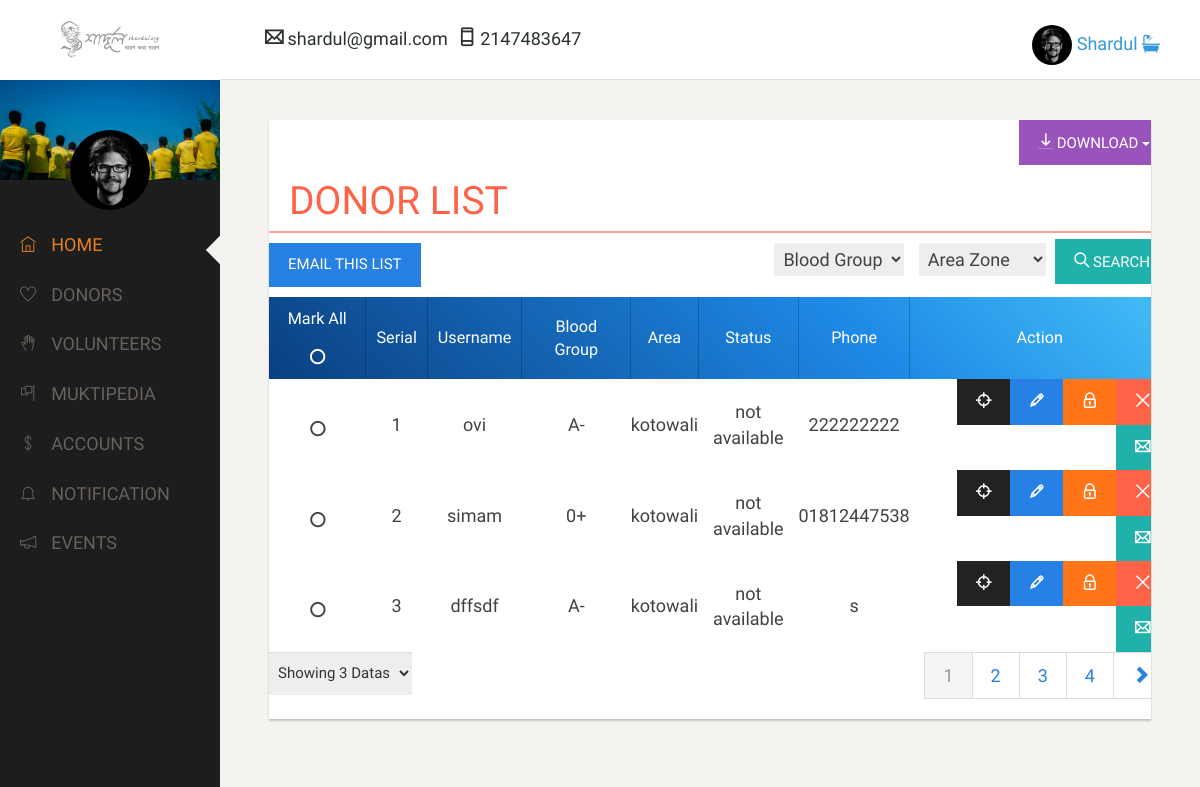
The app's page /views/NO-NAME/Admin/Donors.php (signed in) with its own data.
### tables this page shows
CREATE TABLE `blood_doner` (
  `id` int(111) NOT NULL,
  `user_id` int(111) NOT NULL,
  `blood_group` varchar(111) NOT NULL,
  `area_zone` varchar(111) NOT NULL,
  `last_donate_date` date NOT NULL,
  `prfrbl_time` varchar(111) NOT NULL,
  `gender` varchar(111) NOT NULL,
  `softDelete` varchar(111) NOT NULL DEFAULT 'No',
  `profile_picture` varchar(111) NOT NULL
);

CREATE TABLE `user` (
  `id` int(111) NOT NULL,
  `firstname` varchar(111) NOT NULL,
  `lastname` varchar(111) NOT NULL,
  `email` varchar(111) NOT NULL,
  `phone` varchar(111) NOT NULL,
  `user_name` varchar(111) NOT NULL,
  `password` varchar(111) NOT NULL,
  `address` varchar(111) NOT NULL,
  `softDelete` varchar(111) NOT NULL DEFAULT 'No',
  `role` varchar(111) NOT NULL,
  `dob` text NOT NULL
);

### src/SHARDUL/NO-NAME/Model/Database.php (called while the page is built, shortened)
<?php
class Database
{
public function  __construct()
{
        try{
            $this->dbh = new PDO("mysql:host = localhost;dbname=shardul_db","root","");
        }
        catch(PDOException $error){
            echo "Database Error:".$error->getMessage()."<br>";
            echo "Databse Connection Failed";
        }
}
}

### src/SHARDUL/NO-NAME/WareHouse/AdminStore.php (called while the page is built, shortened)
<?php
class AdminStore extends Admin
{
    public function AdminIndex()
    {
        $AdminID = $_SESSION['Admin'];
        $query = " SELECT * FROM admin WHERE id = '$AdminID'";
        $STH = $this->dbh->query($query);
        $STH->setFetchMode(PDO::FETCH_OBJ);
        return $STH->fetch();
    }
}

### src/SHARDUL/NO-NAME/WareHouse/BloodDonorStore.php (called while the page is built, shortened)
<?php
class BloodDonorStore extends Blood_Donor
{
    public function index()
    {
        try {
            $sql = "SELECT user.*,blood_doner.* FROM user,blood_doner WHERE user.id=blood_doner.user_id ORDER BY blood_doner.id DESC";
            $STH = $this->dbh->query($sql);
            $STH->setFetchMode(PDO::FETCH_OBJ);
            $arrAllData = $STH->fetchAll();
            return $arrAllData;
        } catch (PDOException $e) {
            echo "Error:" . $e->getMessage();
        }
    }
    public function indexPaginator($page=1, $DataPerPage=3){
        $start = (($page-1) * $DataPerPage);
        $sql = "SELECT user.*,blood_doner.* FROM user,blood_doner  WHERE user.id=blood_doner.user_id LIMIT $start,$DataPerPage";
        $STH = $this->dbh->query($sql);
        $STH->setFetchMode(PDO::FETCH_OBJ);
        $arrSomeData  = $STH->fetchAll();
        return $arrSomeData;
    }
}

### views/NO-NAME/Admin/Donors.php (the view, shortened to what this page needs)
<?php
if(isset($_SESSION['Admin']) && !empty($_SESSION['Admin'])){
include_once "dashboard.php";
$objDonorCount = new WareHouse\BloodDonorStore();
$DonorList = $objDonorCount->index();
$recordCount = count($DonorList);
if(isset($_REQUEST['Page'])){
    $page = $_REQUEST['Page'];
}else if(isset($_SESSION['Page'])){
    $page = $_SESSION['Page'];
}else{
    $page = 1;
}
if(isset($_REQUEST['DataPerPage'])){
    $DataPerPage = $_REQUEST['DataPerPage'];
}else if(isset($_SESSION['DataPerPage'])){
    $DataPerPage = $_SESSION['DataPerPage'];
}else{
    $DataPerPage = 3;
}
$pages = ceil($recordCount/$DataPerPage);
$Data2view = $objDonorCount->indexPaginator($page, $DataPerPage);
$serial = (($page-1) * $DataPerPage) +1;
?>
<!doctype html>
<html lang="en">
<head>
</head>
<body>
<div class="main-content container-fluid">
    <div class="table-hold">
        <h1 class="donor-header">Donor List</h1>
        <div class="table-match-width">
            <?php if($AdminInfo->catagory =="Super Admin" || $AdminInfo->catagory =="Donor Admin"){ ?>
            <a href="Bloodemail.php?list=1" class="btn btn-primary match-Sibling" role="button">Email This List</a>
            <?php } ?>
            <form action="Donors.php" class="searchForm" method="get">
                <select name="Bloodgroup" id="bloodgroupsearch">
                    <option  name="noselect">Blood Group</option>
                </select>
                <select name="Zone" id="Addresszonesearch">
                    <option  name="noselect">Area Zone</option>
                </select>
        <button type="submit" name="searchForm" value="" class="btn btn-success"> <span><i class="ti-search"></i> Search</span> </button>
        </form>
        </div>
        <form action="BloodMultipleTrash.php" method="post" id="multiple">
            <div class="table-match-width-absolute">
                <?php if($AdminInfo->catagory =="Super Admin" || $AdminInfo->catagory =="Donor Admin"){ ?>
                <div class="dropdown dropdown-override">
                    <button id="dLabel" type="button" class="btn btn-info btnPosition" data-toggle="dropdown" aria-haspopup="true" aria-expanded="false">
                        <i class="ti-download"></i>
                        Download
                        <span class="caret"></span>
                    </button>
                </div>
                <?php } ?>
            </div>
        <table cellpadding="0" cellspacing="0">
            <tr class="titleHead">
                <?php if($AdminInfo->catagory =="Super Admin" || $AdminInfo->catagory =="Donor Admin"){ ?>
                    <th>Mark All <label><input id="select_all" type="checkbox" value="select all"> <span class="chk_lbl"></span></label></th>
                <?php } ?>
                <th>Serial</th>
                <th>Username</th>
                <th>Blood Group</th>
                <th>Area </th>
                <th>Status </th>
                <th>Phone</th>
                <?php if($AdminInfo->catagory =="Super Admin" || $AdminInfo->catagory =="Donor Admin"){ ?>
                    <th>Action</th>
                <?php } ?>
            </tr>
            <?php
            foreach ($Data2view as $Donor){
                ?>
                <tr>
                    <?php if($AdminInfo->catagory =="Super Admin" || $AdminInfo->catagory =="Donor Admin"){ ?>
                        <td><label><input type='checkbox' class='checkbox' name='mark[]' value='<?php echo $Donor->id ?>'><span class="chk_lbl"></span></label></label></td>
                    <?php } ?>
                    <td><?php echo $serial ?></td>
                    <td><?php echo $Donor->user_name ?></td>
                    <td><?php echo $Donor->blood_group;?></td>
                    <td><?php echo $Donor->area_zone;?></td>
                    <td><?php
                        $nextdate = date("Y-m-d", strtotime("$Donor->last_donate_date +4 month"));
                        $today = date("Y-m-d");
                        if ($nextdate > $today) {
                            $status = "not available";
                        } else {
                            $status = "available";
                        }
                        echo $status ?></td>
                    <td><?php echo $Donor->phone;?></td>
                    <?php if($AdminInfo->catagory =="Super Admin" || $AdminInfo->catagory =="Donor Admin"){ ?>
                        <td class="act">
                            <a href='Bloodview.php?id=<?php echo $Donor->id ?>' class="btn btn-default" title="View"><i class="ti-target"></i></a>
                            <a href='Bloodedit.php?id=<?php echo $Donor->id ?>' class='btn btn-primary' title="Edit"><i class="ti-pencil"></i></a>
                            <?php if($Donor->softDelete=="Yes") {
                                echo "<a href = 'BloodRecover.php?id=$Donor->id' class='btn btn-info' title = 'Activate'><i class='ti-unlock'></i ></a>";
                            }else{
                                echo "<a href = 'BloodTrash.php?id=$Donor->id' class='btn btn-warning' title = 'Deactivate'><i class='ti-lock'></i></a>";
                            } ?>
                            <a href='' type="button" data-toggle="modal" data-target="#pop<?php echo $serial?>" title="Delete" class="btn btn-danger"><i class="ti-close"></i></a>
                            <a href='Bloodemail.php?id=<?php echo $Donor->id ?>' class='btn btn-success' title="Mail"><i class="ti-email"></i></a>
                        </td>
                    <?php } ?>
                </tr>
                <?php
                $serial++;
            }  ?>
        </table>
        </form>
<div class="table-match-width">
        <ul class="pagination pagination-override">
            <?php
            $pagePlusOne  = $page+1;
            for($i=1;$i<=$pages;$i++)
            {
                if($i==$page) echo '<li class="active"><a href="">'. $i . '</a></li>';
                else  echo "<li><a href='?Page=$i'>". $i . '</a></li>';
            }
            if($page<$pages) echo "<li><a href='?Page=$pagePlusOne'>" . "<span class='glyphicon glyphicon-chevron-right'></span>" . "</a></li>";
            ?>
        </ul>
        <select  class="form-control DataPerPage"  name="DataPerPage" id="DataPerPage" onchange="javascript:location.href = this.value;" >
            <?php
            if($DataPerPage==3 ) echo '<option value="?DataPerPage=3" selected >Showing 3 Datas </option>';
            else echo '<option  value="?DataPerPage=3">3 Datas </option>';
            ?>
        </select>
</div>
</div>
<?php
}else{
    include_once "AdminLoginForm.php";
}
?>
</body>
</html>

### views/NO-NAME/Admin/dashboard.php (shortened to what this page needs)
<?php
if(isset($_SESSION['Admin']) && !empty($_SESSION['Admin'])) {
    $objAdminInfo = new WareHouse\AdminStore();
    $AdminInfo = $objAdminInfo->AdminIndex();
}
?>
<!DOCTYPE html>
<html lang="en">
<head>
    <link rel="stylesheet" type="text/css" href="../../../resource/fonts/font-awesome-4.7.0/css/font-awesome.min.css" />
    <link href="../../../resource/css/bootstrap.min.css" rel="stylesheet">
    <link href="../../../resource/css/themify-icons.css" rel="stylesheet">
    <link href="../../../resource/css/animate.css" rel="stylesheet">
    <link href="../../../resource/css/adminpanel.css" rel="stylesheet">
    <link href="../../../resource/css/forms.css" rel="stylesheet">
    <link href="../../../resource/css/jquery-ui.css" rel="stylesheet">
    <link href="../../../resource/css/wickedpicker.css" rel="stylesheet">
    <link rel="stylesheet" href="https://maxcdn.bootstrapcdn.com/font-awesome/4.5.0/css/font-awesome.min.css">
</head>
<body>
<div class="main-wrap ">
    <div class="panel-wrap">
        <div class="brand">
            <img src="../../../resource/img/logo.png" alt="" class="logo" style="width:100px;">
        </div>
        <div class="user-hold">
            <img src="../../../resource/img/admin/pro-pic/admin.png" style=" width:80px; height:80px;" class="img-circle" alt="">
        </div>
        <div class="option-wrap">
                <ul>
                    <li class="dashTab active"><a href="index.php"><i class="ti-home"></i>Home</a></li>
                    <li class="dashTab"><a href="Donors.php"><i class="ti-heart"></i>Donors</a></li>
                    <li class="dashTab"><a href="volunteers.php"><i class="ti-hand-open"></i>Volunteers</a></li>
                    <li class="dashTab"><a href="muktipidea.php"><i class="ti-flag-alt-2"></i>Muktipedia</a></li>
                    <li class="dashTab"><a href=""><i class="ti-money"></i>Accounts</a></li>
                    <li class="dashTab"><a href=""><i class="ti-bell"></i>Notification</a></li>
                    <li class="dashTab"><a href=""><i class="ti-announcement"></i>Events</a></li>
                </ul>
        </div>
    </div>
    <div class="content-wrap">
        <header>
            <div class="just_info">
                <ul>
                    <li><i class="ti-email"></i>&nbsp;<?php echo $AdminInfo->email ?></li>
                    <li><i class="ti-mobile"></i>&nbsp;<?php echo $AdminInfo->phone ?></li>
                </ul>
            </div>
            <div class="dropdown pull-right settings">
                <img src="../../../resource/img/admin/pro-pic/admin.png" style="height: 40px; display: inline-block" class="img-responsive img-circle" alt="">
                <button id="dLabel" type="button" data-toggle="dropdown" aria-haspopup="true" aria-expanded="false" title="Settings">
                    <p class="hidden-xs"><?php echo $AdminInfo->user_name ?>&nbsp;<span class="fa fa-caret-down fa-s15"></span></p>
                </button>
            </div>
        </header>
</body>
</html>

### resource/css/forms.css (style rules this page uses)
* { box-sizing: border-box!important; }
body { font-size: 20px; font-family: 'Hind Siliguri', sans-serif!important; font-weight: 400; color: #414146; }
h1,h2,h3,h4,h5,h6 { font-family: 'Hind Siliguri', sans-serif!important; }

### records on screen
blood_doner: user.user_name "ovi", blood_group "A-", area_zone "kotowali", last_donate_date "not available", user.phone "222222222"
blood_doner: user.user_name "simam", blood_group "0+", area_zone "kotowali", last_donate_date "not available", user.phone "01812447538"
blood_doner: user.user_name "dffsdf", blood_group "A-", area_zone "kotowali", last_donate_date "not available", user.phone "s"

### other values on screen
$AdminInfo->email "shardul@gmail.com"
$AdminInfo->phone "2147483647"
$AdminInfo->user_name "Shardul"
